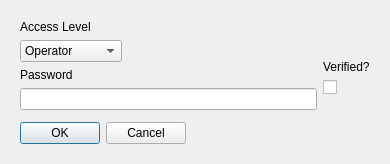
<?xml version="1.0" encoding="UTF-8"?>
<ui version="4.0">
    <class>Dialog</class>
    <widget class="QDialog" name="Dialog">
        <property name="geometry">
            <rect>
                <x>0</x>
                <y>0</y>
                <width>390</width>
                <height>143</height>
            </rect>
        </property>
        <property name="maximumSize">
            <size>
                <width>400</width>
                <height>300</height>
            </size>
        </property>
        <property name="windowTitle">
            <string>Dialog</string>
        </property>
        <layout class="QGridLayout" name="gridLayout">
            <item row="0" column="0">
                <widget class="QWidget" name="horizontalWidget_2" native="true">
                    <property name="maximumSize">
                        <size>
                            <width>400</width>
                            <height>300</height>
                        </size>
                    </property>
                    <layout class="QHBoxLayout" name="horizontalLayout_3">
                        <item>
                            <layout class="QFormLayout" name="formLayout">
                                <item row="1" column="0">
                                    <widget class="QComboBox" name="access_level_combo">
                                        <item>
                                            <property name="text">
                                                <string>Operator</string>
                                            </property>
                                        </item>
                                        <item>
                                            <property name="text">
                                                <string>Engineer</string>
                                            </property>
                                        </item>
                                        <item>
                                            <property name="text">
                                                <string>Administrator</string>
                                            </property>
                                        </item>
                                    </widget>
                                </item>
                                <item row="2" column="0" colspan="2">
                                    <widget class="QLabel" name="label_2">
                                        <property name="text">
                                            <string>Password</string>
                                        </property>
                                    </widget>
                                </item>
                                <item row="3" column="0" colspan="2">
                                    <widget class="QLineEdit" name="password_field"/>
                                </item>
                                <item row="5" column="0">
                                    <layout class="QHBoxLayout" name="horizontalLayout_2">
                                        <item>
                                            <widget class="QPushButton" name="ok_button">
                                                <property name="text">
                                                    <string>OK</string>
                                                </property>
                                            </widget>
                                        </item>
                                        <item>
                                            <widget class="QPushButton" name="cancel_button">
                                                <property name="text">
                                                    <string>Cancel</string>
                                                </property>
                                            </widget>
                                        </item>
                                    </layout>
                                </item>
                                <item row="0" column="0" colspan="2">
                                    <widget class="QLabel" name="label">
                                        <property name="text">
                                            <string>Access Level</string>
                                        </property>
                                    </widget>
                                </item>
                                <item row="4" column="0">
                                    <spacer name="verticalSpacer_3">
                                        <property name="orientation">
                                            <enum>Qt::Vertical</enum>
                                        </property>
                                        <property name="sizeHint" stdset="0">
                                            <size>
                                                <width>20</width>
                                                <height>200</height>
                                            </size>
                                        </property>
                                    </spacer>
                                </item>
                            </layout>
                        </item>
                        <item>
                            <layout class="QVBoxLayout" name="verticalLayout">
                                <item>
                                    <spacer name="verticalSpacer">
                                        <property name="orientation">
                                            <enum>Qt::Vertical</enum>
                                        </property>
                                        <property name="sizeType">
                                            <enum>QSizePolicy::Fixed</enum>
                                        </property>
                                        <property name="sizeHint" stdset="0">
                                            <size>
                                                <width>20</width>
                                                <height>40</height>
                                            </size>
                                        </property>
                                    </spacer>
                                </item>
                                <item>
                                    <widget class="QLabel" name="label_3">
                                        <property name="text">
                                            <string>Verified?</string>
                                        </property>
                                    </widget>
                                </item>
                                <item>
                                    <widget class="QCheckBox" name="verified_checkBox">
                                        <property name="text">
                                            <string/>
                                        </property>
                                    </widget>
                                </item>
                                <item>
                                    <spacer name="verticalSpacer_2">
                                        <property name="orientation">
                                            <enum>Qt::Vertical</enum>
                                        </property>
                                        <property name="sizeHint" stdset="0">
                                            <size>
                                                <width>20</width>
                                                <height>40</height>
                                            </size>
                                        </property>
                                    </spacer>
                                </item>
                            </layout>
                        </item>
                    </layout>
                </widget>
            </item>
        </layout>
    </widget>
    <resources/>
    <connections/>
</ui>
